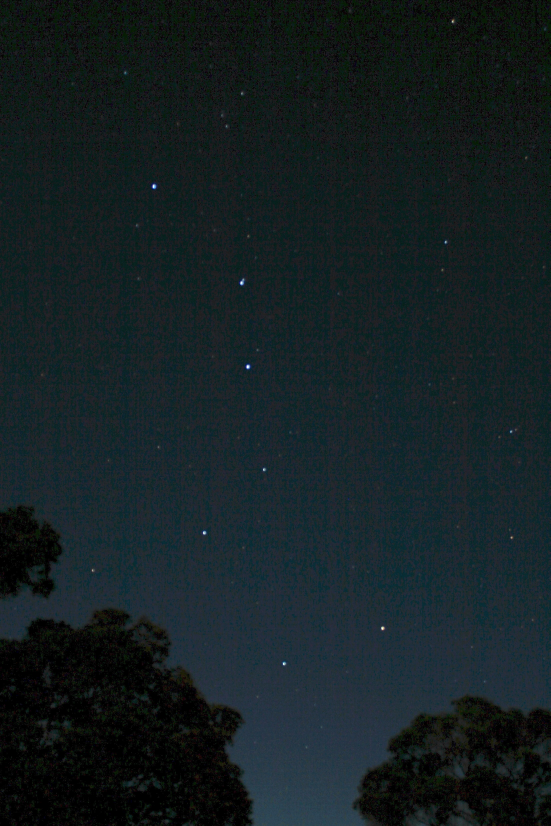
#> input picture images/stars2.jpg, 1651 x 2478 px (shown at 1/3 size)
$ jupyter execute EECS531-A2-axs1202.ipynb   (older library calls are emulated)
#> lines starting #> are read from the running program, lines starting #| are printed output that depends on the picture
## EECS 531 Assignment 2

## Anna Sedlackova axs1202

[cell 1]
#all the import statemenets
import numpy as np
import pandas as pd
import sys
import cv2
import skimage
import scipy
from scipy import fftpack
from scipy import ndimage
from scipy.signal import convolve
from PIL import Image
import matplotlib.pyplot as plt
from math import sqrt
from skimage.util import random_noise
from IPython.core.pylabtools import figsize
from sklearn.preprocessing import MinMaxScaler
from sklearn.decomposition import PCA, FastICA
from sklearn.datasets import fetch_olivetti_faces

np.set_printoptions(threshold=sys.maxsize)

[cell 2]
# array storing the official coordinates of an image for exercise 1
official_coordinates = \
[[109, 137],
 [109, 138],
 [110, 136],
 [110, 137],
 [110, 138],
 [110, 139],
 [111, 136],
 [111, 137],
 [111, 138],
 [111, 139],
 [112, 137],
 [112, 138],
 [167, 217],
 [167, 218],
 [168, 216],
 [168, 217],
 [168, 218],
 [168, 219],
 [169, 216],
 [169, 217],
 [169, 218],
 [169, 219],
 [170, 216],
 [170, 217],
 [170, 218],
 [218, 222],
 [218, 223],
 [218, 224],
 [219, 221],
 [219, 222],
 [219, 223],
 [219, 224],
 [220, 221],
 [220, 222],
 [220, 223],
 [220, 224],
 [221, 222],
 [221, 223],
 [221, 224],
 [319, 183],
 [320, 182],
 [320, 183],
 [320, 184],
 [321, 183],
 [321, 184],
 [377, 344],
 [377, 345],
 [377, 346],
 [378, 344],
 [378, 345],
 [378, 346],
 [378, 347],
 [379, 344],
 [379, 345],
 [379, 346],
 [399, 255],
 [399, 256],
 [399, 257],
 [400, 255],
 [400, 256]]

official_coordinates = np.array(official_coordinates)

### Exercise 1
#### 1.1

I have re-implemented my code from assignment 1. I have decided to implement a star detector - a kernel that detects round objects and is set to a PSF (point spread function) of the data. In terms of design, I have reused most of my code from the previous homework and added thresholding. Whenever the sum of the result of multiplying the kernel with a patch of the image is higher than the threshold we replace that patch of the image and append those coordinates to a list that is returned. I return both the list of coordinates as well as the new image.

[cell 3]
def feature_detector(kernel, image_array, treshold):
    """
    Applies a kernel to an image array.

    Parameters:
    kernel (list of lists): 2D kernel that modifies the image
    image_array (list of lists): input image as an 2D grayscale
    treshold (int): only returns the sum if higher than the treshold value

    Returns:
    int: modified image array, convolved with the kernel
    list: list of coordinates that were above the treshold
    """
    # Load an image based on the given path
    # image = Image.open(image_path).convert('L')
    image_array = np.asarray(image_array)

    coordinates = []

    kernel = np.asarray(kernel)

    #make a new image array
    offset = len(kernel) // 2

    new_image_array = np.zeros(shape = (image_array.shape[0] - 2 * offset,
                                        image_array.shape[1] - 2 * offset))


    for i in range(offset, image_array.shape[0] - offset):
            for j in range(offset, image_array.shape[1] - offset):

                #Place the kernel anchor on top of a determined pixel,
                #with the rest of the kernel overlaying the corresponding
                #local pixels in the image
                patch = image_array[i - offset : i - offset + kernel.shape[0],
                                    j - offset : j - offset + kernel.shape[0]]

                #Multiply the kernel coefficients by the corresponding image
                #pixel values and sum the result
                product = np.multiply(patch, kernel)
                sum = np.sum(product)

                #Place the result to the location of the anchor
                new_image_array[i - offset][j - offset] = max(sum, treshold)

                if (sum > treshold):
                    local_coordinates = [i - offset, j - offset]
                    coordinates.append(local_coordinates)

    coordinates = np.array(coordinates)
    new_image = new_image_array.astype('uint8')

    return new_image, coordinates

[cell 4]
def display_detector(kernel, image_path, treshold):
    """
    Applies a linear filter to an array.

    Parameters:
    kernel (list of lists): 2D kernel that modifies the image
    image_array (list of lists): input image as an 2D grayscale

    Returns:
    int: modified image array, convolved with the kernel
    """
#> called with image_path = 'images/stars2.jpg', treshold = 5400
    # Load an image based on the given path

    image = Image.open(image_path).convert('L')
    image = image.resize((500, 500), 1)
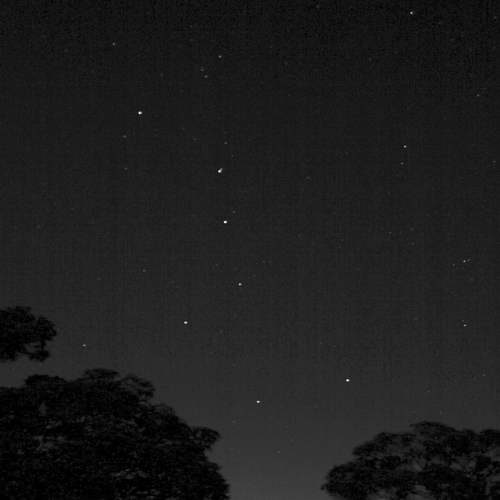
#> image: PIL image 500x500 L; min 0, max 255, mean 28.8
    image_array = np.array(image)

    new_image = feature_detector(kernel, image_array, treshold)[0]
#> after the loop in feature_detector, `for i in range(offset, image_array.shape[0] - offset):`:
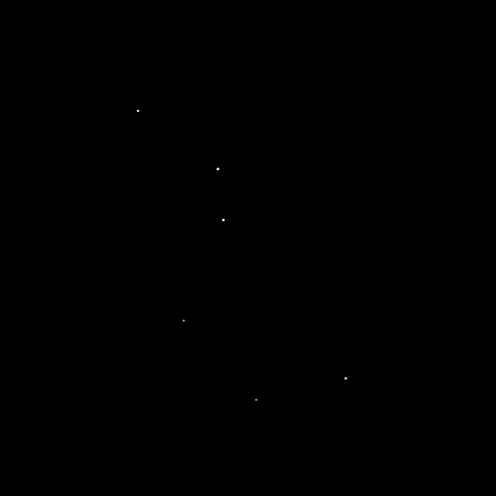
#> new_image_array: shape (496, 496) float64; min 5400, max 8095, mean 5400.3; drawn with min black and max white
#> after the loop in feature_detector, `for i in range(offset, image_array.shape[0] - offset):`: coordinates = 61 pairs, first value 109 to 400, second value 136 to 347
#> in feature_detector, `new_image = new_image_array.astype('uint8')`:
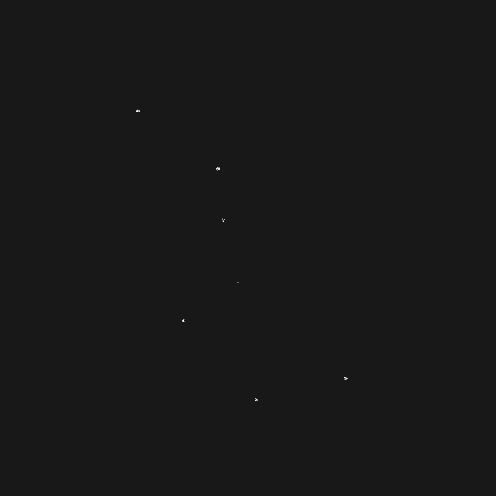
#> new_image: shape (496, 496); min 2, max 252, mean 24

    # display results
    fig, ax = plt.subplots(ncols=2, sharex=True, sharey=True,
                           figsize=(8, 4))

    ax[0].imshow(image_array, cmap=plt.cm.gray)
    ax[0].set_title('Original Image')

    ax[1].imshow(new_image, cmap=plt.cm.gray)
    ax[1].set_title('Star Detector')

    plt.tight_layout()
    plt.show()

[cell 5]
kernel =  [[1., 2., 3., 2., 1.],
           [2., 3., 5., 3., 2.],
           [3., 5., 8., 5., 3.],
           [2., 3., 5., 3., 2.],
           [1., 2., 3., 2., 1.]]

treshold = 5400

display_detector(kernel,'images/stars2.jpg', treshold)
#> (the call stopped at in display_detector, `fig, ax = plt.subplots(ncols=2, sharex=True, sharey=True, figsize=(8, ..`: IPython is not available in this run)

#### 1.2
I have generated the true feature locations manually. The results are generated on two separate plots - one with the true features and one with the detected ones.

[cell 6]
def get_coordinates(kernel, image_path, treshold):
    """
    Retrieves and graphs the coordinates

    Parameters:
    kernel (list of lists): 2D kernel that modifies the image
    image_path (string): link to an input image
    treshold (int): only returns the sum if higher than
    the treshold value
    """
#> called with image_path = 'images/stars2.jpg', treshold = 5400
    # Load an image based on the given path

    image = Image.open(image_path).convert('L')
    image = image.resize((500, 500), 1)
    image_array = np.asarray(image)

    coordinates = feature_detector(kernel, image_array, treshold)[1]

    y, x = official_coordinates.T
    y2, x2 = coordinates.T
#> y2 = 61 values from 109 to 400; x2 = 61 values, max 347 at index 49, min 136 at index 2, mean 227.4

    # display results
    fig, ax = plt.subplots(ncols=3, sharex=True, sharey=True,
                           figsize=(9, 3))

    ax[0].imshow(image_array, cmap=plt.cm.gray)
    ax[0].set_title('Original Image')

    ax[1].scatter(x,y)
    ax[1].set_title('Official Coordinates')

    ax[2].scatter(x2,y2, c='#ff7f0e')
    ax[2].set_title('Detected Coordinates')

    plt.tight_layout()
    plt.show()

[cell 7]
kernel =  [[1., 2., 3., 2., 1.],
           [2., 3., 5., 3., 2.],
           [3., 5., 8., 5., 3.],
           [2., 3., 5., 3., 2.],
           [1., 2., 3., 2., 1.]]

treshold = 5400

get_coordinates(kernel,'images/stars2.jpg', treshold)
#> (the call stopped at in get_coordinates, `fig, ax = plt.subplots(ncols=3, sharex=True, sharey=True, figsize=(9, ..`: IPython is not available in this run)

As can be seen in the plots above, the function works fairly well in detecting the star objects in the image.

#### 1.3
I have decided to add increasing amounts of noise until 0.5 using the salt and pepper noise function.

[cell 8]
def graph_noise(kernel, image_path, treshold, noise_array):
    """
    Applies a varying amount of noise to an images and graphs them.

    Parameters:
    kernel (list of lists): 2D kernel that modifies the image
    image_path (string): link to an input image
    treshold (int): only returns the sum if higher than the treshold value
    noise_array(list): list of percent int values for noise
    """
#> called with image_path = 'images/stars2.jpg', treshold = 8000

    # Load an image based on the given path
    image = Image.open(image_path).convert('L')
    image = image.resize((500, 500), 1)

    image_array = np.array(image)

    FPs = []
    FNs = []

    for i in range(0, len(noise_array)):

        # Add salt-and-pepper noise to the image.
        noise_img = random_noise(image_array, mode='s&p',
                                 amount=noise_array[i])
        noise_img = np.array(255*noise_img, dtype = 'uint8')

        # Convert the images and plot them
        new_image, coordinates = feature_detector \
        (kernel, noise_img, treshold)

        coordinates = np.asarray(coordinates)
        oc = np.array(official_coordinates)

        coordinates[:,1] = 1000 * coordinates[:,1]
        oc[:,1] = 1000 * oc[:,1]

        c2 = np.add(coordinates[:,1], coordinates[:,0])
        oc2 = np.add(oc[:,1], oc[:,0])

        # Get the number of false positive and false negatives
        FP = len(np.setdiff1d(c2, oc2))
        FN = len(np.setdiff1d(oc2, c2))

        FPs.append(FP)
        FNs.append(FN)
#> this loop made 5 passes
#> (FP, FN) on passes 1 to 5: (20, 47), (303, 38), (2790, 45), (8757, 39), (22722, 41)
#> pass 1, in graph_noise, `noise_img = random_noise(image_array, mode='s&p', amount=noise_array[i])`:
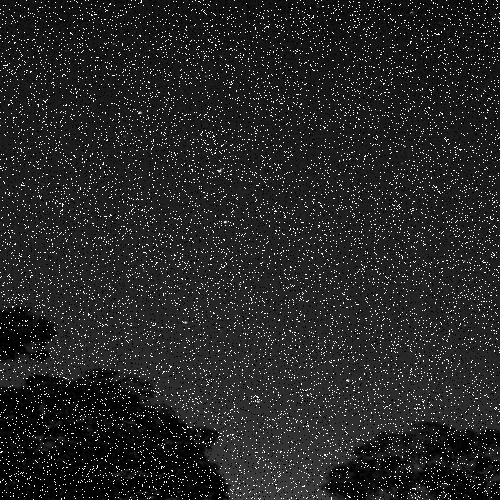
#> noise_img: shape (500, 500) float64; min 0, max 1, mean 0.151
#> pass 2, in graph_noise, `noise_img = random_noise(image_array, mode='s&p', amount=noise_array[i])`:
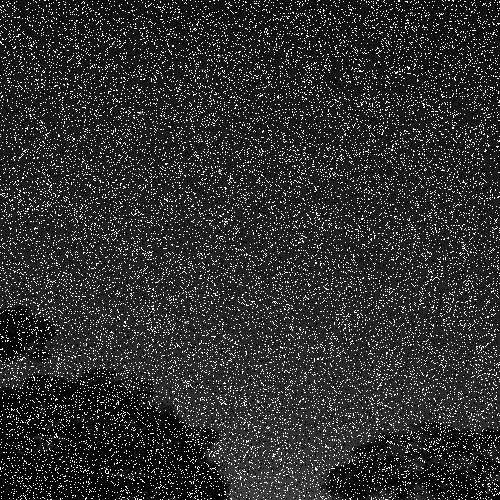
#> noise_img: shape (500, 500) float64; min 0, max 1, mean 0.19
#> after the loop, FNs = [47, 38, 45, 39, 41]; FPs = [20, 303, 2790, 8757, 22722]

    # display results
    plt.scatter(noise_array, FPs, label = "False Positives")
#> (this line was passed over: IPython is not available in this run)
    # plotting the line 2 points
    plt.scatter(noise_array, FNs, label = "False Negatives")
#> (this line was passed over: IPython is not available in this run)
    plt.xlabel('Salt and Pepper Noise Amount')
#> (this line was passed over: IPython is not available in this run)
    # Set the y axis label of the current axis.
    plt.ylabel('FP and FN')
#> (this line was passed over: IPython is not available in this run)
    # Set a title of the current axes.
    plt.title('Change in FP and FN as noise amount increases')
#> (this line was passed over: IPython is not available in this run)
    # show a legend on the plot
    plt.legend()
    # Display a figure.
    plt.show()
